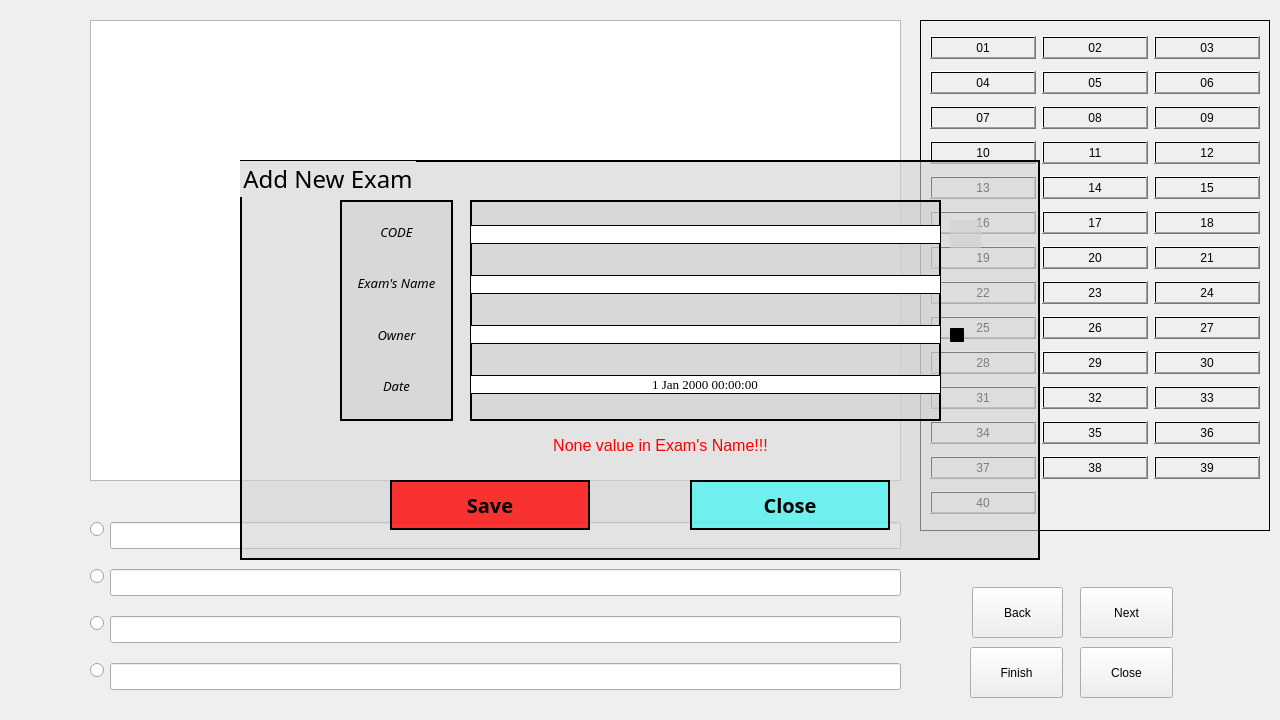
<?xml version="1.0" encoding="UTF-8"?>
<ui version="4.0">
 <class>AddExam</class>
 <widget class="QDialog" name="AddExam">
  <property name="geometry">
   <rect>
    <x>0</x>
    <y>0</y>
    <width>1280</width>
    <height>720</height>
   </rect>
  </property>
  <property name="minimumSize">
   <size>
    <width>1280</width>
    <height>720</height>
   </size>
  </property>
  <property name="maximumSize">
   <size>
    <width>1280</width>
    <height>720</height>
   </size>
  </property>
  <property name="windowTitle">
   <string>Dialog</string>
  </property>
  <widget class="QScrollArea" name="scrollArea">
   <property name="geometry">
    <rect>
     <x>920</x>
     <y>20</y>
     <width>350</width>
     <height>511</height>
    </rect>
   </property>
   <property name="minimumSize">
    <size>
     <width>350</width>
     <height>0</height>
    </size>
   </property>
   <property name="maximumSize">
    <size>
     <width>500</width>
     <height>16777215</height>
    </size>
   </property>
   <property name="styleSheet">
    <string notr="true">background-color: qradialgradient(spread:pad, cx:0.5, cy:0.5, radius:0.5, fx:0.5, fy:0.5, stop:0 rgba(0, 0, 0, 0), stop:1 rgba(0, 0, 0, 0));</string>
   </property>
   <property name="widgetResizable">
    <bool>true</bool>
   </property>
   <widget class="QWidget" name="scrollAreaWidgetContents">
    <property name="geometry">
     <rect>
      <x>0</x>
      <y>0</y>
      <width>348</width>
      <height>509</height>
     </rect>
    </property>
    <layout class="QGridLayout" name="gridLayout">
     <item row="12" column="0">
      <widget class="QPushButton" name="cau37">
       <property name="styleSheet">
        <string notr="true"/>
       </property>
       <property name="text">
        <string>37</string>
       </property>
      </widget>
     </item>
     <item row="7" column="0">
      <widget class="QPushButton" name="cau22">
       <property name="styleSheet">
        <string notr="true"/>
       </property>
       <property name="text">
        <string>22</string>
       </property>
      </widget>
     </item>
     <item row="9" column="1">
      <widget class="QPushButton" name="cau29">
       <property name="styleSheet">
        <string notr="true"/>
       </property>
       <property name="text">
        <string>29</string>
       </property>
      </widget>
     </item>
     <item row="4" column="1">
      <widget class="QPushButton" name="cau14">
       <property name="styleSheet">
        <string notr="true"/>
       </property>
       <property name="text">
        <string>14</string>
       </property>
      </widget>
     </item>
     <item row="3" column="0">
      <widget class="QPushButton" name="cau10">
       <property name="styleSheet">
        <string notr="true">width: 10px;
</string>
       </property>
       <property name="text">
        <string>10</string>
       </property>
      </widget>
     </item>
     <item row="5" column="2">
      <widget class="QPushButton" name="cau18">
       <property name="styleSheet">
        <string notr="true"/>
       </property>
       <property name="text">
        <string>18</string>
       </property>
      </widget>
     </item>
     <item row="6" column="0">
      <widget class="QPushButton" name="cau19">
       <property name="styleSheet">
        <string notr="true"/>
       </property>
       <property name="text">
        <string>19</string>
       </property>
      </widget>
     </item>
     <item row="8" column="1">
      <widget class="QPushButton" name="cau26">
       <property name="styleSheet">
        <string notr="true"/>
       </property>
       <property name="text">
        <string>26</string>
       </property>
      </widget>
     </item>
     <item row="9" column="0">
      <widget class="QPushButton" name="cau28">
       <property name="styleSheet">
        <string notr="true"/>
       </property>
       <property name="text">
        <string>28</string>
       </property>
      </widget>
     </item>
     <item row="0" column="1">
      <widget class="QPushButton" name="cau2">
       <property name="text">
        <string>02</string>
       </property>
      </widget>
     </item>
     <item row="0" column="0">
      <widget class="QPushButton" name="cau1">
       <property name="autoFillBackground">
        <bool>false</bool>
       </property>
       <property name="styleSheet">
        <string notr="true"/>
       </property>
       <property name="text">
        <string>01</string>
       </property>
       <property name="autoDefault">
        <bool>false</bool>
       </property>
      </widget>
     </item>
     <item row="6" column="2">
      <widget class="QPushButton" name="cau21">
       <property name="styleSheet">
        <string notr="true"/>
       </property>
       <property name="text">
        <string>21</string>
       </property>
      </widget>
     </item>
     <item row="7" column="2">
      <widget class="QPushButton" name="cau24">
       <property name="styleSheet">
        <string notr="true"/>
       </property>
       <property name="text">
        <string>24</string>
       </property>
      </widget>
     </item>
     <item row="11" column="0">
      <widget class="QPushButton" name="cau34">
       <property name="styleSheet">
        <string notr="true"/>
       </property>
       <property name="text">
        <string>34</string>
       </property>
      </widget>
     </item>
     <item row="5" column="1">
      <widget class="QPushButton" name="cau17">
       <property name="styleSheet">
        <string notr="true"/>
       </property>
       <property name="text">
        <string>17</string>
       </property>
      </widget>
     </item>
     <item row="2" column="2">
      <widget class="QPushButton" name="cau9">
       <property name="styleSheet">
        <string notr="true">width: 10px;
</string>
       </property>
       <property name="text">
        <string>09</string>
       </property>
      </widget>
     </item>
     <item row="6" column="1">
      <widget class="QPushButton" name="cau20">
       <property name="styleSheet">
        <string notr="true"/>
       </property>
       <property name="text">
        <string>20</string>
       </property>
      </widget>
     </item>
     <item row="2" column="0">
      <widget class="QPushButton" name="cau7">
       <property name="styleSheet">
        <string notr="true"/>
       </property>
       <property name="text">
        <string>07</string>
       </property>
      </widget>
     </item>
     <item row="7" column="1">
      <widget class="QPushButton" name="cau23">
       <property name="styleSheet">
        <string notr="true"/>
       </property>
       <property name="text">
        <string>23</string>
       </property>
      </widget>
     </item>
     <item row="9" column="2">
      <widget class="QPushButton" name="cau30">
       <property name="styleSheet">
        <string notr="true"/>
       </property>
       <property name="text">
        <string>30</string>
       </property>
      </widget>
     </item>
     <item row="3" column="2">
      <widget class="QPushButton" name="cau12">
       <property name="styleSheet">
        <string notr="true">width: 10px;
</string>
       </property>
       <property name="text">
        <string>12</string>
       </property>
      </widget>
     </item>
     <item row="3" column="1">
      <widget class="QPushButton" name="cau11">
       <property name="styleSheet">
        <string notr="true">width: 10px;
</string>
       </property>
       <property name="text">
        <string>11</string>
       </property>
      </widget>
     </item>
     <item row="11" column="1">
      <widget class="QPushButton" name="cau35">
       <property name="styleSheet">
        <string notr="true"/>
       </property>
       <property name="text">
        <string>35</string>
       </property>
      </widget>
     </item>
     <item row="8" column="0">
      <widget class="QPushButton" name="cau25">
       <property name="styleSheet">
        <string notr="true"/>
       </property>
       <property name="text">
        <string>25</string>
       </property>
      </widget>
     </item>
     <item row="10" column="2">
      <widget class="QPushButton" name="cau33">
       <property name="styleSheet">
        <string notr="true"/>
       </property>
       <property name="text">
        <string>33</string>
       </property>
      </widget>
     </item>
     <item row="10" column="1">
      <widget class="QPushButton" name="cau32">
       <property name="styleSheet">
        <string notr="true"/>
       </property>
       <property name="text">
        <string>32</string>
       </property>
      </widget>
     </item>
     <item row="1" column="2">
      <widget class="QPushButton" name="cau6">
       <property name="styleSheet">
        <string notr="true">width: 10px;
</string>
       </property>
       <property name="text">
        <string>06</string>
       </property>
      </widget>
     </item>
     <item row="8" column="2">
      <widget class="QPushButton" name="cau27">
       <property name="styleSheet">
        <string notr="true"/>
       </property>
       <property name="text">
        <string>27</string>
       </property>
      </widget>
     </item>
     <item row="10" column="0">
      <widget class="QPushButton" name="cau31">
       <property name="styleSheet">
        <string notr="true"/>
       </property>
       <property name="text">
        <string>31</string>
       </property>
      </widget>
     </item>
     <item row="4" column="2">
      <widget class="QPushButton" name="cau15">
       <property name="styleSheet">
        <string notr="true"/>
       </property>
       <property name="text">
        <string>15</string>
       </property>
      </widget>
     </item>
     <item row="5" column="0">
      <widget class="QPushButton" name="cau16">
       <property name="styleSheet">
        <string notr="true"/>
       </property>
       <property name="text">
        <string>16</string>
       </property>
      </widget>
     </item>
     <item row="2" column="1">
      <widget class="QPushButton" name="cau8">
       <property name="styleSheet">
        <string notr="true">width: 10px;
</string>
       </property>
       <property name="text">
        <string>08</string>
       </property>
      </widget>
     </item>
     <item row="4" column="0">
      <widget class="QPushButton" name="cau13">
       <property name="styleSheet">
        <string notr="true"/>
       </property>
       <property name="text">
        <string>13</string>
       </property>
      </widget>
     </item>
     <item row="1" column="1">
      <widget class="QPushButton" name="cau5">
       <property name="styleSheet">
        <string notr="true">width: 10px;
</string>
       </property>
       <property name="text">
        <string>05</string>
       </property>
      </widget>
     </item>
     <item row="12" column="1">
      <widget class="QPushButton" name="cau38">
       <property name="styleSheet">
        <string notr="true"/>
       </property>
       <property name="text">
        <string>38</string>
       </property>
      </widget>
     </item>
     <item row="11" column="2">
      <widget class="QPushButton" name="cau36">
       <property name="styleSheet">
        <string notr="true"/>
       </property>
       <property name="text">
        <string>36</string>
       </property>
      </widget>
     </item>
     <item row="1" column="0">
      <widget class="QPushButton" name="cau4">
       <property name="text">
        <string>04</string>
       </property>
      </widget>
     </item>
     <item row="0" column="2">
      <widget class="QPushButton" name="cau3">
       <property name="styleSheet">
        <string notr="true">width: 10px;
</string>
       </property>
       <property name="text">
        <string>03</string>
       </property>
      </widget>
     </item>
     <item row="12" column="2">
      <widget class="QPushButton" name="cau39">
       <property name="styleSheet">
        <string notr="true"/>
       </property>
       <property name="text">
        <string>39</string>
       </property>
      </widget>
     </item>
     <item row="13" column="0">
      <widget class="QPushButton" name="cau40">
       <property name="styleSheet">
        <string notr="true"/>
       </property>
       <property name="text">
        <string>40</string>
       </property>
      </widget>
     </item>
    </layout>
   </widget>
  </widget>
  <widget class="QWidget" name="formLayoutWidget">
   <property name="geometry">
    <rect>
     <x>90</x>
     <y>500</y>
     <width>811</width>
     <height>211</height>
    </rect>
   </property>
   <layout class="QFormLayout" name="formLayout">
    <property name="sizeConstraint">
     <enum>QLayout::SetDefaultConstraint</enum>
    </property>
    <property name="fieldGrowthPolicy">
     <enum>QFormLayout::ExpandingFieldsGrow</enum>
    </property>
    <property name="rowWrapPolicy">
     <enum>QFormLayout::DontWrapRows</enum>
    </property>
    <property name="formAlignment">
     <set>Qt::AlignLeading|Qt::AlignLeft|Qt::AlignVCenter</set>
    </property>
    <property name="verticalSpacing">
     <number>20</number>
    </property>
    <item row="0" column="0">
     <widget class="QRadioButton" name="rightA">
      <property name="font">
       <font>
        <pointsize>12</pointsize>
       </font>
      </property>
      <property name="text">
       <string/>
      </property>
      <attribute name="buttonGroup">
       <string notr="true">buttonGroup</string>
      </attribute>
     </widget>
    </item>
    <item row="0" column="1">
     <widget class="QLineEdit" name="answerA_2">
      <property name="font">
       <font>
        <pointsize>12</pointsize>
       </font>
      </property>
      <property name="inputMethodHints">
       <set>Qt::ImhNone</set>
      </property>
      <property name="inputMask">
       <string/>
      </property>
      <property name="text">
       <string extracomment="AnswerA"/>
      </property>
      <property name="frame">
       <bool>true</bool>
      </property>
      <property name="clearButtonEnabled">
       <bool>false</bool>
      </property>
     </widget>
    </item>
    <item row="1" column="0">
     <widget class="QRadioButton" name="rightB">
      <property name="font">
       <font>
        <pointsize>12</pointsize>
       </font>
      </property>
      <property name="text">
       <string/>
      </property>
      <attribute name="buttonGroup">
       <string notr="true">buttonGroup</string>
      </attribute>
     </widget>
    </item>
    <item row="1" column="1">
     <widget class="QLineEdit" name="answerB_2">
      <property name="font">
       <font>
        <pointsize>12</pointsize>
       </font>
      </property>
      <property name="text">
       <string/>
      </property>
     </widget>
    </item>
    <item row="2" column="0">
     <widget class="QRadioButton" name="rightC">
      <property name="text">
       <string/>
      </property>
      <attribute name="buttonGroup">
       <string notr="true">buttonGroup</string>
      </attribute>
     </widget>
    </item>
    <item row="2" column="1">
     <widget class="QLineEdit" name="answerC_2">
      <property name="font">
       <font>
        <pointsize>12</pointsize>
       </font>
      </property>
      <property name="text">
       <string/>
      </property>
     </widget>
    </item>
    <item row="3" column="0">
     <widget class="QRadioButton" name="rightD">
      <property name="text">
       <string/>
      </property>
      <attribute name="buttonGroup">
       <string notr="true">buttonGroup</string>
      </attribute>
     </widget>
    </item>
    <item row="3" column="1">
     <widget class="QLineEdit" name="answerD_2">
      <property name="font">
       <font>
        <pointsize>12</pointsize>
       </font>
      </property>
      <property name="text">
       <string/>
      </property>
     </widget>
    </item>
   </layout>
  </widget>
  <widget class="QPushButton" name="next">
   <property name="geometry">
    <rect>
     <x>1080</x>
     <y>587</y>
     <width>93</width>
     <height>51</height>
    </rect>
   </property>
   <property name="text">
    <string>Next</string>
   </property>
   <property name="icon">
    <iconset resource="img.qrc">
     <normaloff>:/new/icon/img/next.png</normaloff>:/new/icon/img/next.png</iconset>
   </property>
   <property name="iconSize">
    <size>
     <width>40</width>
     <height>40</height>
    </size>
   </property>
  </widget>
  <widget class="QPushButton" name="back">
   <property name="geometry">
    <rect>
     <x>972</x>
     <y>587</y>
     <width>91</width>
     <height>51</height>
    </rect>
   </property>
   <property name="text">
    <string>Back</string>
   </property>
   <property name="icon">
    <iconset resource="img.qrc">
     <normaloff>:/new/icon/img/back.png</normaloff>:/new/icon/img/back.png</iconset>
   </property>
   <property name="iconSize">
    <size>
     <width>40</width>
     <height>40</height>
    </size>
   </property>
  </widget>
  <widget class="QPushButton" name="finish">
   <property name="geometry">
    <rect>
     <x>970</x>
     <y>647</y>
     <width>93</width>
     <height>51</height>
    </rect>
   </property>
   <property name="text">
    <string>Finish</string>
   </property>
   <property name="icon">
    <iconset resource="img.qrc">
     <normaloff>:/new/icon/img/save.png</normaloff>:/new/icon/img/save.png</iconset>
   </property>
   <property name="iconSize">
    <size>
     <width>30</width>
     <height>30</height>
    </size>
   </property>
  </widget>
  <widget class="QPlainTextEdit" name="plainTextEdit">
   <property name="geometry">
    <rect>
     <x>90</x>
     <y>20</y>
     <width>811</width>
     <height>461</height>
    </rect>
   </property>
   <property name="overwriteMode">
    <bool>false</bool>
   </property>
  </widget>
  <widget class="QGroupBox" name="groupBox_2">
   <property name="geometry">
    <rect>
     <x>240</x>
     <y>160</y>
     <width>800</width>
     <height>400</height>
    </rect>
   </property>
   <property name="font">
    <font>
     <family>Modern No. 20</family>
     <pointsize>18</pointsize>
    </font>
   </property>
   <property name="styleSheet">
    <string notr="true">border: solid;
border-width: 2px;
background-color: rgb(209, 209, 209,0.6);
</string>
   </property>
   <property name="title">
    <string>Add New Exam</string>
   </property>
   <property name="flat">
    <bool>true</bool>
   </property>
   <widget class="QWidget" name="verticalLayoutWidget">
    <property name="geometry">
     <rect>
      <x>100</x>
      <y>40</y>
      <width>113</width>
      <height>221</height>
     </rect>
    </property>
    <layout class="QVBoxLayout" name="verticalLayout">
     <item>
      <widget class="QLabel" name="label_6">
       <property name="maximumSize">
        <size>
         <width>16777215</width>
         <height>50</height>
        </size>
       </property>
       <property name="font">
        <font>
         <family>Microsoft YaHei</family>
         <pointsize>10</pointsize>
         <italic>true</italic>
        </font>
       </property>
       <property name="styleSheet">
        <string notr="true">margin-top: 20px;
margin-bottom: 7px;
background-color: qradialgradient(spread:pad, cx:0.5, cy:0.5, radius:0.5, fx:0.5, fy:0.5, stop:0 rgba(0, 0, 0, 0), stop:1 rgba(0, 0, 0, 0));
border-width : 0px;</string>
       </property>
       <property name="text">
        <string>CODE</string>
       </property>
       <property name="alignment">
        <set>Qt::AlignCenter</set>
       </property>
      </widget>
     </item>
     <item>
      <widget class="QLabel" name="label_8">
       <property name="font">
        <font>
         <family>Microsoft YaHei</family>
         <pointsize>10</pointsize>
         <italic>true</italic>
        </font>
       </property>
       <property name="styleSheet">
        <string notr="true">margin-top: 15px;
margin-bottom: 12px;
background-color: qradialgradient(spread:pad, cx:0.5, cy:0.5, radius:0.5, fx:0.5, fy:0.5, stop:0 rgba(0, 0, 0, 0), stop:1 rgba(0, 0, 0, 0));
border-width : 0px;</string>
       </property>
       <property name="text">
        <string>Exam's Name</string>
       </property>
       <property name="alignment">
        <set>Qt::AlignCenter</set>
       </property>
      </widget>
     </item>
     <item>
      <widget class="QLabel" name="label_5">
       <property name="font">
        <font>
         <family>Microsoft YaHei</family>
         <pointsize>10</pointsize>
         <italic>true</italic>
        </font>
       </property>
       <property name="styleSheet">
        <string notr="true">margin-top: 10px;
margin-bottom: 17px;
background-color: qradialgradient(spread:pad, cx:0.5, cy:0.5, radius:0.5, fx:0.5, fy:0.5, stop:0 rgba(0, 0, 0, 0), stop:1 rgba(0, 0, 0, 0));
border-width : 0px;</string>
       </property>
       <property name="text">
        <string>Owner</string>
       </property>
       <property name="alignment">
        <set>Qt::AlignCenter</set>
       </property>
      </widget>
     </item>
     <item>
      <widget class="QLabel" name="label_7">
       <property name="font">
        <font>
         <family>Microsoft YaHei</family>
         <pointsize>10</pointsize>
         <italic>true</italic>
        </font>
       </property>
       <property name="styleSheet">
        <string notr="true">margin-top: 2px;
margin-bottom: 22px;
background-color: qradialgradient(spread:pad, cx:0.5, cy:0.5, radius:0.5, fx:0.5, fy:0.5, stop:0 rgba(0, 0, 0, 0), stop:1 rgba(0, 0, 0, 0));
border-width : 0px;</string>
       </property>
       <property name="text">
        <string>Date</string>
       </property>
       <property name="alignment">
        <set>Qt::AlignCenter</set>
       </property>
      </widget>
     </item>
    </layout>
   </widget>
   <widget class="QWidget" name="verticalLayoutWidget_2">
    <property name="geometry">
     <rect>
      <x>230</x>
      <y>40</y>
      <width>471</width>
      <height>221</height>
     </rect>
    </property>
    <layout class="QVBoxLayout" name="verticalLayout_2">
     <item>
      <widget class="QLineEdit" name="code">
       <property name="font">
        <font>
         <family>Times New Roman</family>
         <pointsize>10</pointsize>
        </font>
       </property>
       <property name="styleSheet">
        <string notr="true">border: solid;
border-width: 1px;
background-color: rgb(255, 255, 255);
</string>
       </property>
       <property name="alignment">
        <set>Qt::AlignCenter</set>
       </property>
       <property name="readOnly">
        <bool>true</bool>
       </property>
      </widget>
     </item>
     <item>
      <widget class="QLineEdit" name="examName">
       <property name="font">
        <font>
         <family>Times New Roman</family>
         <pointsize>10</pointsize>
        </font>
       </property>
       <property name="styleSheet">
        <string notr="true">border: solid;
border-width: 1px;
background-color: rgb(255, 255, 255);
</string>
       </property>
       <property name="alignment">
        <set>Qt::AlignCenter</set>
       </property>
      </widget>
     </item>
     <item>
      <widget class="QLineEdit" name="userAccoung">
       <property name="font">
        <font>
         <family>Times New Roman</family>
         <pointsize>10</pointsize>
        </font>
       </property>
       <property name="styleSheet">
        <string notr="true">border: solid;
border-width: 1px;
background-color: rgb(255, 255, 255);
</string>
       </property>
       <property name="alignment">
        <set>Qt::AlignCenter</set>
       </property>
       <property name="readOnly">
        <bool>true</bool>
       </property>
      </widget>
     </item>
     <item>
      <widget class="QDateTimeEdit" name="dateTimeEdit">
       <property name="font">
        <font>
         <family>Times New Roman</family>
         <pointsize>10</pointsize>
        </font>
       </property>
       <property name="styleSheet">
        <string notr="true">border: solid;
border-width: 1px;
background-color: rgb(255, 255, 255);</string>
       </property>
       <property name="alignment">
        <set>Qt::AlignCenter</set>
       </property>
       <property name="readOnly">
        <bool>true</bool>
       </property>
       <property name="buttonSymbols">
        <enum>QAbstractSpinBox::NoButtons</enum>
       </property>
       <property name="correctionMode">
        <enum>QAbstractSpinBox::CorrectToNearestValue</enum>
       </property>
       <property name="currentSection">
        <enum>QDateTimeEdit::MonthSection</enum>
       </property>
       <property name="calendarPopup">
        <bool>false</bool>
       </property>
      </widget>
     </item>
    </layout>
   </widget>
   <widget class="QCheckBox" name="hideName">
    <property name="geometry">
     <rect>
      <x>710</x>
      <y>165</y>
      <width>51</width>
      <height>20</height>
     </rect>
    </property>
    <property name="styleSheet">
     <string notr="true">border: none;
background-color: qradialgradient(spread:pad, cx:0.5, cy:0.5, radius:0.5, fx:0.5, fy:0.5, stop:0 rgba(0, 0, 0, 0), stop:1 rgba(0, 0, 0, 0));</string>
    </property>
    <property name="text">
     <string/>
    </property>
    <property name="icon">
     <iconset resource="img.qrc">
      <normaloff>:/new/icon/img/hide.png</normaloff>:/new/icon/img/hide.png</iconset>
    </property>
    <property name="tristate">
     <bool>false</bool>
    </property>
   </widget>
   <widget class="QPushButton" name="changecode">
    <property name="geometry">
     <rect>
      <x>710</x>
      <y>60</y>
      <width>31</width>
      <height>28</height>
     </rect>
    </property>
    <property name="styleSheet">
     <string notr="true">border:none;</string>
    </property>
    <property name="text">
     <string/>
    </property>
    <property name="icon">
     <iconset resource="img.qrc">
      <normaloff>:/new/icon/img/refresh.png</normaloff>:/new/icon/img/refresh.png</iconset>
    </property>
    <property name="autoDefault">
     <bool>true</bool>
    </property>
    <property name="flat">
     <bool>false</bool>
    </property>
   </widget>
   <widget class="QLabel" name="error">
    <property name="geometry">
     <rect>
      <x>30</x>
      <y>270</y>
      <width>781</width>
      <height>30</height>
     </rect>
    </property>
    <property name="font">
     <font>
      <family>System</family>
      <pointsize>12</pointsize>
      <weight>50</weight>
      <bold>false</bold>
     </font>
    </property>
    <property name="styleSheet">
     <string notr="true">border: none;
background-color: qradialgradient(spread:pad, cx:0.5, cy:0.5, radius:0.5, fx:0.5, fy:0.5, stop:0 rgba(0, 0, 0, 0), stop:1 rgba(0, 0, 0, 0));
color: rgb(255, 0, 0);</string>
    </property>
    <property name="text">
     <string>None value in Exam's Name!!!</string>
    </property>
    <property name="alignment">
     <set>Qt::AlignCenter</set>
    </property>
   </widget>
   <widget class="QPushButton" name="close">
    <property name="geometry">
     <rect>
      <x>450</x>
      <y>320</y>
      <width>200</width>
      <height>50</height>
     </rect>
    </property>
    <property name="minimumSize">
     <size>
      <width>0</width>
      <height>50</height>
     </size>
    </property>
    <property name="maximumSize">
     <size>
      <width>200</width>
      <height>16777215</height>
     </size>
    </property>
    <property name="font">
     <font>
      <family>Monotype Corsiva</family>
      <pointsize>15</pointsize>
      <weight>75</weight>
      <bold>true</bold>
     </font>
    </property>
    <property name="styleSheet">
     <string notr="true">background-color: rgb(85, 255, 255);
background-color: qradialgradient(spread:pad, cx:0.5, cy:0.5, radius:0.5, fx:0.5, fy:0.5, stop:1 rgba(81, 244, 244, 199));</string>
    </property>
    <property name="text">
     <string>Close</string>
    </property>
   </widget>
   <widget class="QPushButton" name="save">
    <property name="geometry">
     <rect>
      <x>150</x>
      <y>320</y>
      <width>200</width>
      <height>50</height>
     </rect>
    </property>
    <property name="minimumSize">
     <size>
      <width>100</width>
      <height>50</height>
     </size>
    </property>
    <property name="maximumSize">
     <size>
      <width>200</width>
      <height>16777215</height>
     </size>
    </property>
    <property name="font">
     <font>
      <family>Monotype Corsiva</family>
      <pointsize>15</pointsize>
      <weight>75</weight>
      <bold>true</bold>
     </font>
    </property>
    <property name="styleSheet">
     <string notr="true">background-color: qradialgradient(spread:pad, cx:0.5, cy:0.5, radius:0.5, fx:0.5, fy:0.5, stop:1 rgba(255,0, 0, 199));</string>
    </property>
    <property name="text">
     <string>Save</string>
    </property>
    <property name="autoDefault">
     <bool>false</bool>
    </property>
    <property name="default">
     <bool>false</bool>
    </property>
    <property name="flat">
     <bool>false</bool>
    </property>
   </widget>
  </widget>
  <widget class="QPushButton" name="delete_2">
   <property name="geometry">
    <rect>
     <x>1080</x>
     <y>647</y>
     <width>93</width>
     <height>51</height>
    </rect>
   </property>
   <property name="text">
    <string>Close</string>
   </property>
   <property name="icon">
    <iconset resource="img.qrc">
     <normaloff>:/new/icon/img/clos.png</normaloff>:/new/icon/img/clos.png</iconset>
   </property>
   <property name="iconSize">
    <size>
     <width>30</width>
     <height>30</height>
    </size>
   </property>
  </widget>
  <widget class="QLabel" name="label">
   <property name="geometry">
    <rect>
     <x>0</x>
     <y>0</y>
     <width>1280</width>
     <height>720</height>
    </rect>
   </property>
   <property name="text">
    <string/>
   </property>
   <property name="pixmap">
    <pixmap resource="img.qrc">:/new/image/img/p.jpg</pixmap>
   </property>
   <property name="scaledContents">
    <bool>true</bool>
   </property>
  </widget>
  <zorder>label</zorder>
  <zorder>scrollArea</zorder>
  <zorder>formLayoutWidget</zorder>
  <zorder>next</zorder>
  <zorder>back</zorder>
  <zorder>finish</zorder>
  <zorder>plainTextEdit</zorder>
  <zorder>groupBox_2</zorder>
  <zorder>delete_2</zorder>
 </widget>
 <resources>
  <include location="img.qrc"/>
 </resources>
 <connections/>
 <buttongroups>
  <buttongroup name="buttonGroup"/>
 </buttongroups>
</ui>
